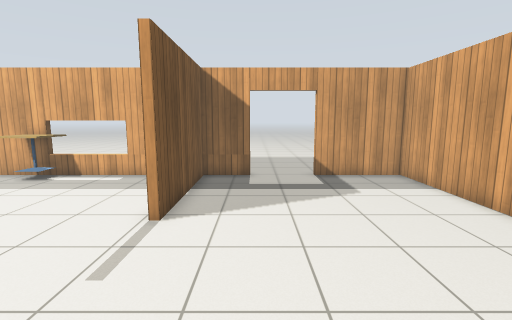
[1] (above)

18 first-person views from a walk through a Gazebo world. The camera is 1.3 m above the floor, tilts 8° down and sees 85° across. The floor is counted in squares, 0.5 m on a side. Each view is taken from the middle of a square. On the plan, view 1 faces up. The plan holds only what a view shows up to about 19 squares ahead; the rest is blank. Simple patterns stand in for the simulator's built-in surfaces.

[2]
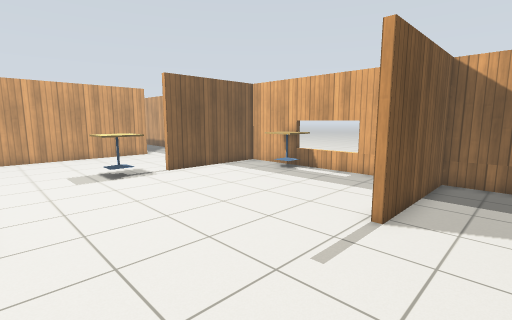

[3]
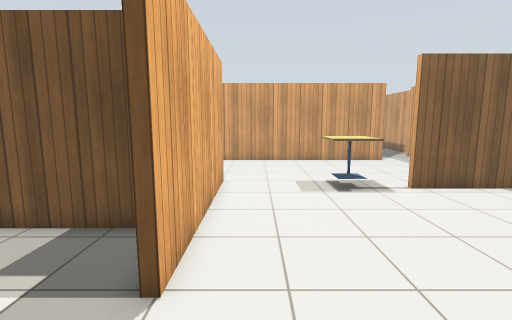

[4]
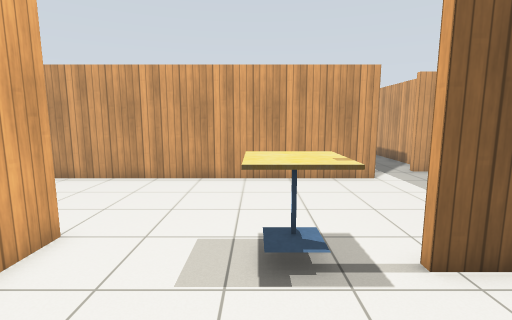

[5]
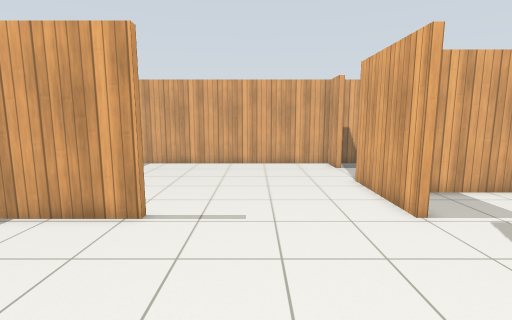

[6]
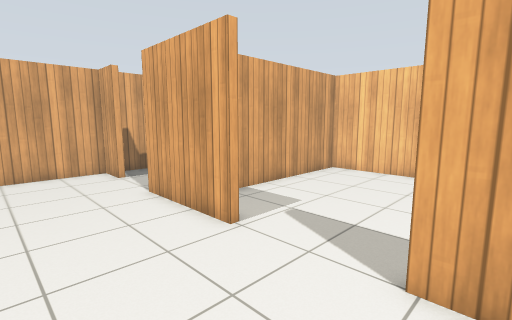

[7]
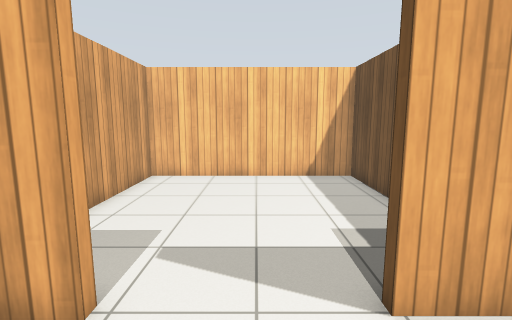

[8]
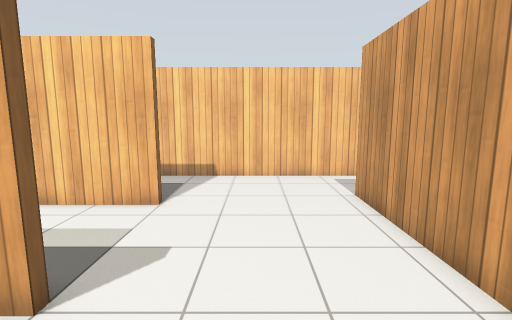

[9]
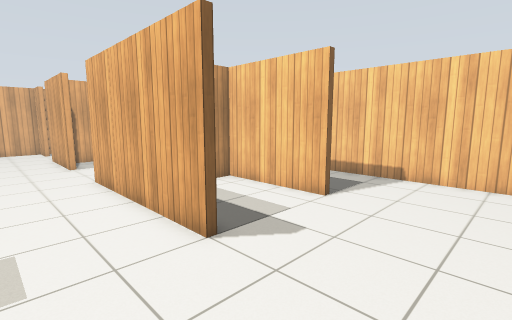

[10]
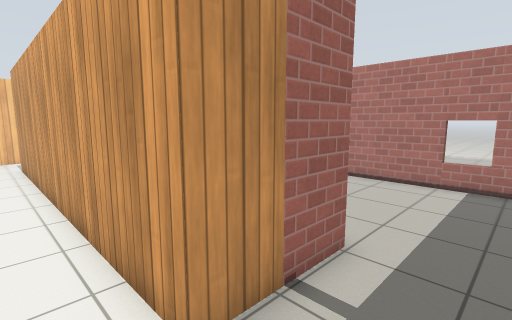

[11]
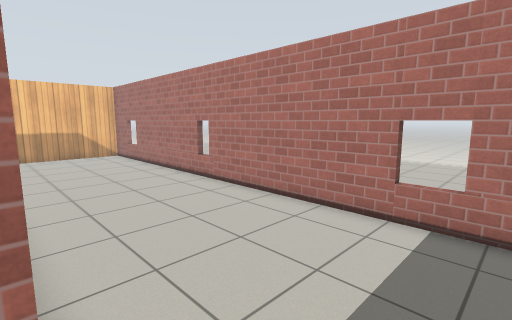

[12]
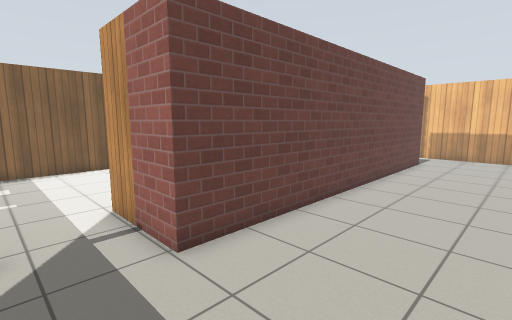

[13]
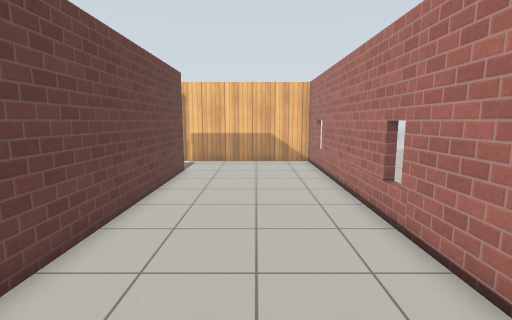

[14]
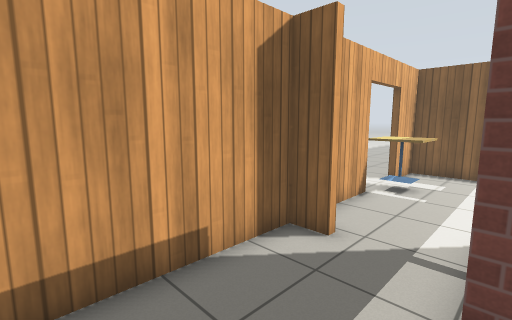

[15]
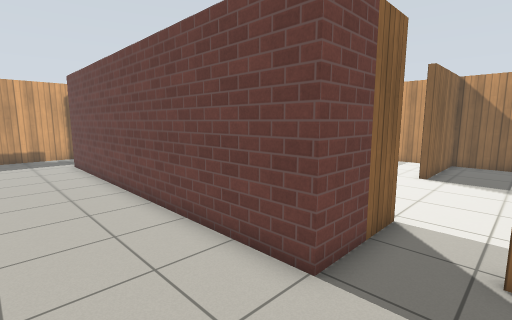

[16]
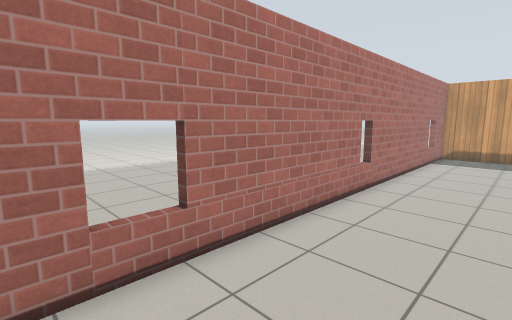

[17]
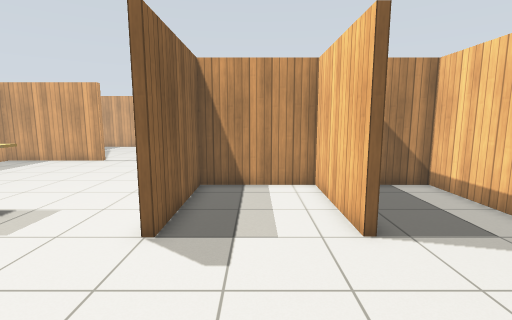

[18]
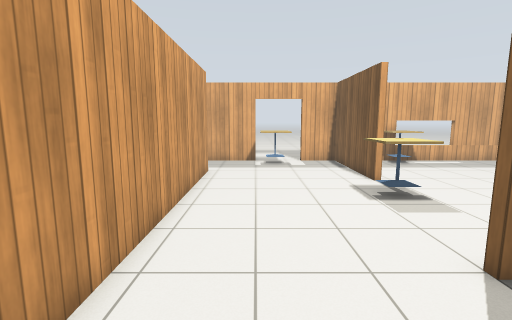

### Floor plan
Ten units are one square. View 1 is at (0, 0); x grows to the right and y downward. Boxes are objects, and circles mark ways between rooms. Rooms are numbered by the first view taken in them; rooms with no view inside come last. Other rooms are left out.
<svg viewBox="-329 -140 404 246">
<path fill="none" stroke="#000" d="M-138 -70 -138 -132 -160 -132M-151 4 -67 4M-28 -70 -28 -132 -95 -132M-28 4 20 4M-105 -132 -135 -132 -135 -70M-150 54 -98 54 -98 7 -151 7M-195 -132 -222 -132M-2 -132 -25 -132 -25 -70M53 4 70 4 70 -132 28 -132M-232 -130 -232 -121 -235 -121 -235 -132 -255 -132M-252 -94 -215 -94 -215 66 -235 66M-229 101 -98 101 -98 57 -150 57M-235 66 -252 66 -252 -94M-255 -132 -324 -132 -324 101 -242 101M-28 8 -28 4M-95 19 -95 101 -1 101 -1 11"/>
<rect x="-155" y="-55" width="30" height="20" fill="#bbb"><title>cafe table</title></rect>
<rect x="-115" y="-135" width="30" height="20" fill="#bbb"><title>cafe table</title></rect>
<circle cx="-240" cy="75" r="3" fill="#2a7"/>
<circle cx="-260" cy="-110" r="3" fill="#2a7"/>
<circle cx="-45" cy="10" r="3" fill="#2a7"/>
<text x="-100" y="-40">1</text>
<text x="-280" y="-10">2</text>
<text x="-50" y="50">3</text>
</svg>
Room 1 opens to room 2. Room 1 opens to room 3.

Where each view was taken, in squares from view 1:
view 1: 0 up, 0 right, facing up
view 2: 0 up, 0 right, facing up-left
view 3: 1 up, 3 left, facing left
view 4: 4 up, 9 left, facing left
view 5: 4 up, 10 left, facing right
view 6: 4 up, 8 left, facing down-right
view 7: 3 up, 5 left, facing down
view 8: 3 up, 18 left, facing down
view 9: 3 up, 20 left, facing down-right
view 10: 12 up, 20 left, facing down-left
view 11: 12 up, 25 left, facing down-left
view 12: 12 up, 30 left, facing down-right
view 13: 8 up, 29 left, facing down
view 14: 9 up, 29 left, facing up-right
view 15: 9 down, 29 left, facing up-right
view 16: 9 down, 28 left, facing up-left
view 17: 3 down, 21 left, facing right
view 18: 5 down, 19 left, facing up
